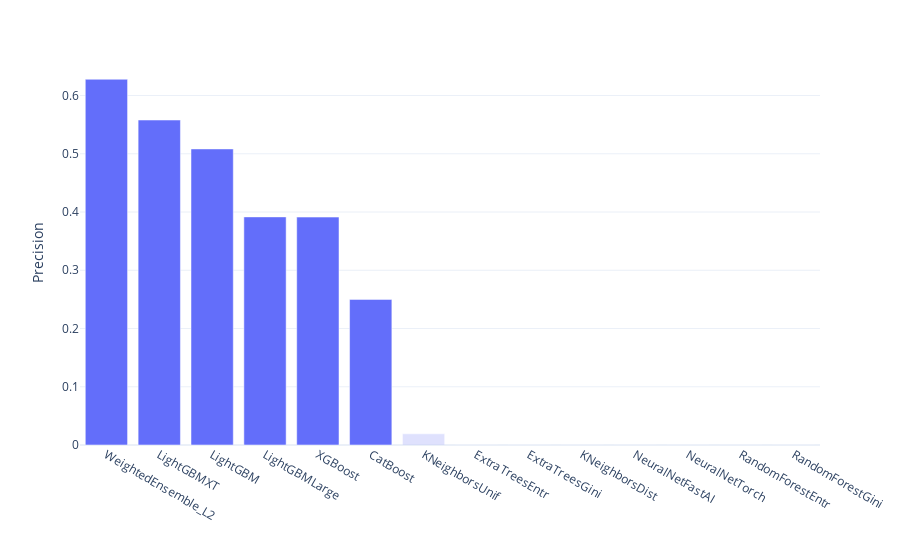

The cell this chart's notebook holds for it:
### Markdown cell above
#### Precision

### Code cell
figs['실험1모델비교PRE']

### Figure 1 — Plotly figure (JSON) as saved in the notebook; plotly's stock layout.template omitted (floating-point values rounded to 4 significant figures)
{"data": [{"alignmentgroup": "True", "hovertemplate": "Top6=True<br>Method=%{x}<br>Value=%{y}<extra></extra>", "legendgroup": "True", "marker": {"color": "#636efa", "pattern": {"shape": ""}}, "name": "True", "offsetgroup": "True", "orientation": "v", "showlegend": false, "textposition": "auto", "type": "bar", "x": ["WeightedEnsemble_L2", "LightGBMXT", "LightGBM", "LightGBMLarge", "XGBoost", "CatBoost"], "xaxis": "x", "y": [0.628, 0.558, 0.5083, 0.3917, 0.3913, 0.25], "yaxis": "y"}, {"alignmentgroup": "True", "hovertemplate": "Top6=False<br>Method=%{x}<br>Value=%{y}<extra></extra>", "legendgroup": "False", "marker": {"color": "#636efa", "opacity": 0.2, "pattern": {"shape": ""}}, "name": "False", "offsetgroup": "False", "orientation": "v", "showlegend": false, "textposition": "auto", "type": "bar", "x": ["KNeighborsUnif", "ExtraTreesEntr", "ExtraTreesGini", "KNeighborsDist", "NeuralNetFastAI", "NeuralNetTorch", "RandomForestEntr", "RandomForestGini"], "xaxis": "x", "y": [0.01923, 0, 0, 0, 0, 0, 0, 0], "yaxis": "y"}], "layout": {"autosize": true, "barmode": "relative", "legend": {"title": {"text": "Top6"}, "tracegroupgap": 0}, "margin": {"t": 60}, "xaxis": {"anchor": "y", "autorange": true, "domain": [0, 1], "range": [-0.5, 13.5], "title": {"text": ""}, "type": "category"}, "yaxis": {"anchor": "x", "autorange": true, "domain": [0, 1], "range": [0, 0.661], "title": {"text": "Precision"}, "type": "linear"}}}
